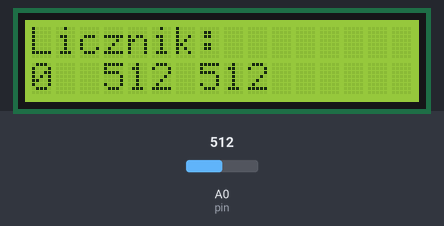
Bench run of a sketch on a simulated Arduino Uno, built with avr-gcc and run on an emulated ATmega328P. Parts: 16×2 character LCD. The inputs (shaded band) are chosen by the test bench; at power-on: A0 (pin) = 512. What the sketch prints to the serial monitor is not drawn.

Above: at 1.2 s.
1.3 s: A0 (pin) set to 716
At 1.8 s:
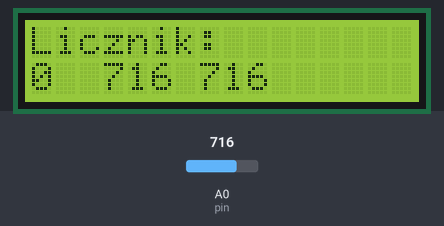
3.0 s: A0 (pin) set to 900
At 3.6 s:
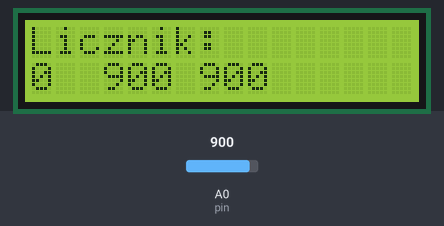
4.6 s: A0 (pin) set to 1023
At 5.3 s:
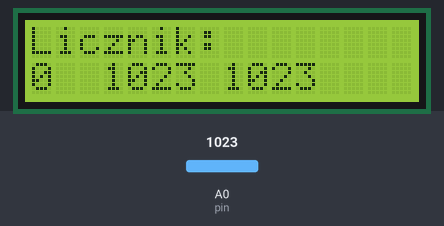
Timing chart, 0 to 7.6 s (numbered marks = the images above; inputs shaded):
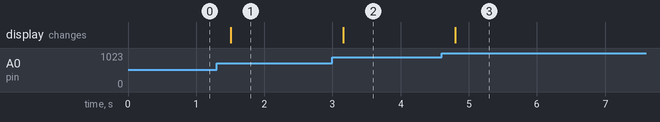

The sketch:

przycisk_analog.ino
```cpp
#include <LiquidCrystal.h>

// initialize the library with the numbers of the interface pins
LiquidCrystal lcd(12, 11, 5, 4, 3, 2);
int klik=0;
int licznik=0;
int pin = 0;


void  loop()
{
  int suma=0;
  int stanPinu = analogRead(pin);
  suma+=stanPinu;
  stanPinu=analogRead(pin);
  suma+=stanPinu;
  stanPinu=analogRead(pin);
  suma+=stanPinu;
  suma/=3;
  if ( stanPinu == HIGH)
  {
    ++licznik;
    klik=stanPinu;
  }
  lcd.clear();
  lcd.print("Licznik: ");
  lcd.setCursor(0,1);
  lcd.print(licznik);
  lcd.print("  ");
  lcd.print(stanPinu);
  lcd.print(" ");
  lcd.print(suma);
  Serial.print(stanPinu);
  Serial.print("  ");
  Serial.println(suma);
  delay(200);
}
void setup()
{
  Serial.begin(9600);
  pinMode(pin,INPUT);
  licznik = 0;
  lcd.begin(16,2);
  lcd.print("");
}
```

Measured:
- after the input at 1.3 s, the display: changes after 0.21 s (image 1)
- after the input at 3.0 s, the display: changes after 0.16 s (image 2)
- after the input at 4.6 s, the display: changes after 0.20 s (image 3)
